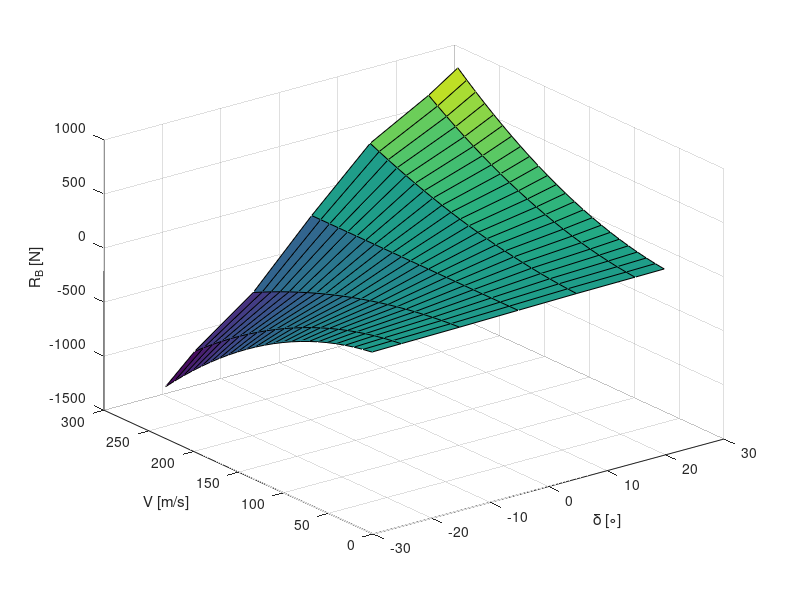
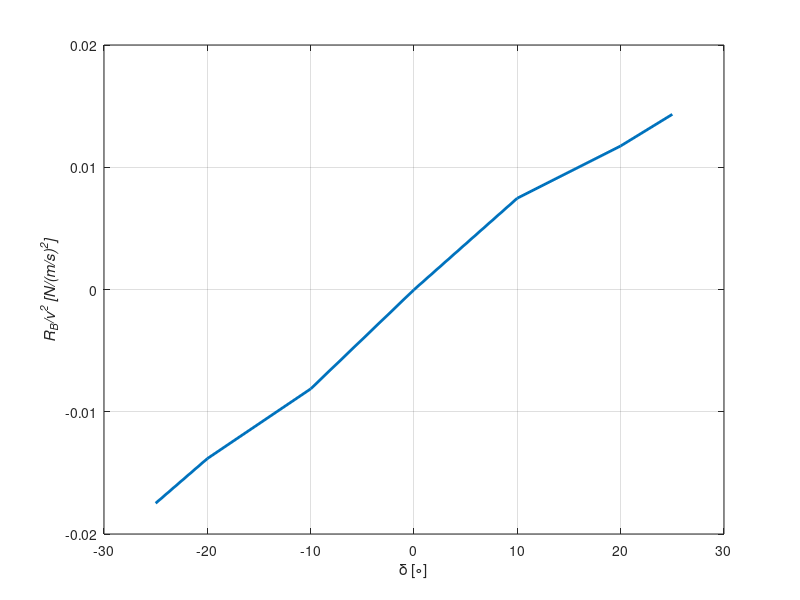

These figures' MATLAB source, in order:
clc; % czysci command window
clear; %czysci zmienne
close; %zamyka wszystkie okna
%% Geometria i geometria odwrotna

% Deklaracja danych
L = 180;    % mm
R=100;      % mm
Y=180;      % mm
alpha=asin(R/(2*L));
alpha_prim=pi/2 - alpha;
delta_max = 25;

% określenie wektora wychylenia steru
delta=-delta_max:0.1:delta_max;

% zamiana wychyelnia steru na wysunięcie siłownika
delta_h = -(Y-sqrt(L^2+R^2-2*L*R*cos(alpha_prim-delta*pi/180)));

% Wykres wydłużenia siłownika w funkcji kąta wychylenia steru
plot(delta,delta_h)
grid on
xlabel('\delta [\circ]');
ylabel('\delta_h [mm]');
grid on

close %zamyka okno z wykresem
%% Dynamika układu
% Deklaracja danych

v_dzwieku = 340.3;         % m/s
c = 2.37;                  % m
rho = 1.2255;              % kg/m^3
b = 12.45;                 % m
wsp1 = 0.5*rho * c^2 * b;  % współczynnik wymiarujący moment zawiasowy-

% Określenie wektora dopuszczalnych prędkości
V = (0.1*v_dzwieku:10:0.8*v_dzwieku)';

% Zebranie charakterystyk aerodynamicznych z programu X-FOIL
delta_dyn = [-25, -20, -10, 0, 10, 20, 25];
delta_dyn = deg2rad(delta_dyn);
cm_h = [-0.033139, -0.027379, -0.017291, -0.000038, 0.017291, 0.027379, 0.033139];
M_h = wsp1*cm_h;

%Określenie obciążenia na siłowniku
delta_h_dyn = -(Y-sqrt(L^2+R^2-2*L*R.*cos(alpha_prim-delta_dyn)));
beta = acos((R^2 +delta_h_dyn.*(delta_h_dyn+2*L))./(2*R*(L+delta_h_dyn))) - pi/2;
R_B = M_h./(R*cos(beta));

 % wyjściowa tablica do modelu w Simulink
Q = V.^2*R_B;     

% utworzenie siatki pod wizualizację 3D
[X,Y] = meshgrid(delta_dyn, V);   
% uwtorzenie wartości powierzchni
Z = M_h./(R*cos(acos((R^2 +delta_h_dyn.*(delta_h_dyn+2*L))./(2*R*(L+delta_h_dyn))) - pi/2)).*V.^2;

surf(rad2deg(X),Y,Z)
xlabel('\delta [\circ]')
ylabel('V [m/s]')
zlabel('R_B [N]')
grid on

close %zamyka okno z wykresem

%Wykres znormalizowanego obciążenia w funkcji wychylenia steru
figure
plot(rad2deg(delta_dyn),R_B,'LineWidth',2);
grid on
xlabel('\delta [\circ]');
ylabel('\it{R_B}/v^2 \it{[N/(m/s)^2]}');
axis([-30 30 -0.02 0.02])

close %zamyka okno z wykresem
%% Siłownik

% Deklaracja danych
A_1 = 5.03*1e-3;      % m^2
A_2 = 1.59*1e-3;      % m^2
m = 10;               % kg
K = 1.8e5;            % Pa
V_1 = 2.26*1e-4;      % m^3
V_2 = 6.68*1e-5;      % m^3
b_tlum = -5;          % kg/s

% warunki początkowe
p_01 = 1e6;           % Pa
p_02 = p_01*A_1/A_2;  % Pa

x_0 = 0;              % m
xp_0 = 0;             % m/s
%% Dane wejściowe

v_lotu = 0.5*340;     % m/s
kat_wychylenia =7;   % stopnie
czas_wymuszenia = 8;  % s
